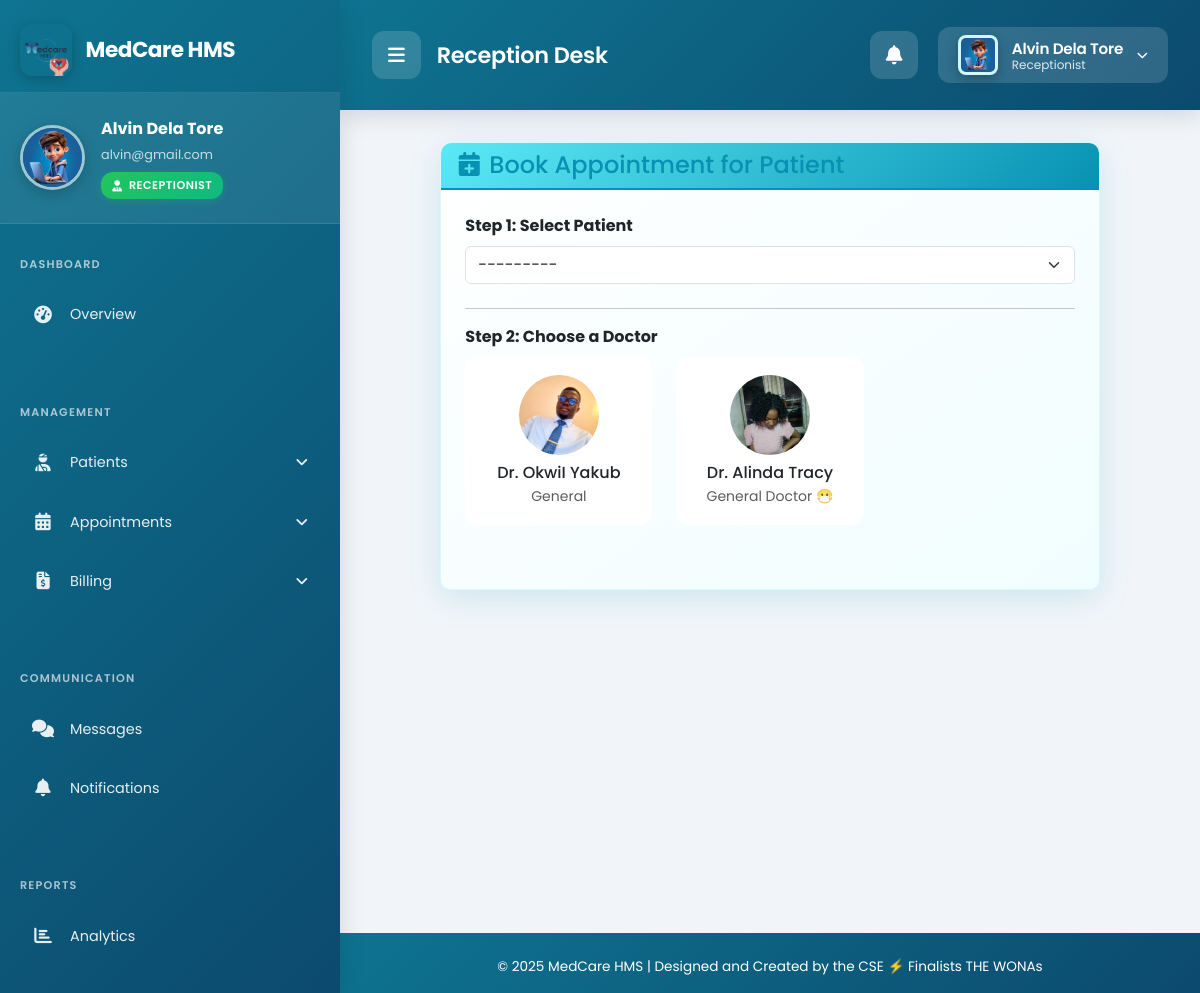
The page /receptionist/appointments/book/ (signed in) on the database its author committed.
### receptionist/models.py (models this page shows, shortened)
class ReceptionistProfile(models.Model):
    SHIFT_CHOICES = [
        ("Morning", "Morning (8 AM - 2 PM)"),
        ("Afternoon", "Afternoon (2 PM - 8 PM)"),
        ("Night", "Night (8 PM - 8 AM)"),
    ]
    GENDER_CHOICES = [
        ('Male', 'Male'),
        ('Female', 'Female'),
        ('Other', 'Other'),
    ]
    user = models.OneToOneField(User, on_delete=models.CASCADE, related_name='receptionistprofile')
    profile_picture = models.ImageField(upload_to=get_receptionist_image_path, null=True, blank=True, default='profile_pictures/default.jpeg')
    department = models.ForeignKey(Department, on_delete=models.SET_NULL, null=True, blank=True)
    shift = models.CharField(max_length=50, choices=SHIFT_CHOICES, blank=True, null=True)
    date_of_birth = models.DateField(null=True, blank=True)
    gender = models.CharField(max_length=10, choices=GENDER_CHOICES, blank=True, null=True)
    phone_number = models.CharField(max_length=20, blank=True, null=True)
    email_address = models.EmailField(blank=True, null=True)
    emergency_contact_name = models.CharField(max_length=100, blank=True, null=True)
    emergency_contact_relationship = models.CharField(max_length=50, blank=True, null=True)
    emergency_contact_phone = models.CharField(max_length=20, blank=True, null=True)
    residential_address = models.TextField(blank=True, null=True)
    postal_code = models.CharField(max_length=20, blank=True, null=True)
    national_id_passport = models.CharField(max_length=50, blank=True, null=True, verbose_name="National ID / Passport Number")
    class Meta:
        verbose_name = "Receptionist Profile"
        verbose_name_plural = "Receptionist Profiles"

### doctors/models.py (models this page shows)
class DoctorProfile(models.Model):
    user = models.OneToOneField(User, on_delete=models.CASCADE, related_name='doctorprofile')
    profile_picture = models.ImageField(upload_to=get_doctor_image_path, null=True, blank=True, default='profile_pictures/default.jpeg')
    specialization = models.CharField(max_length=100)
    department = models.ForeignKey(Department, on_delete=models.SET_NULL, null=True, blank=True)
    license_number = models.CharField(max_length=100, unique=True, null=True, blank=True)
    years_of_experience = models.PositiveIntegerField(default=0)
    availability = models.TextField(blank=True, null=True, help_text="e.g., Mon-Fri, 9am-5pm")
    def __str__(self):
        return f"Dr. {self.user.first_name} {self.user.last_name}"

### receptionist/views.py (the view)
# urls.py: path('appointments/book/', views.book_appointment_view, name='book_appointment'),
@login_required
@receptionist_required
def book_appointment_view(request):
    if request.method == 'POST':
        form = AppointmentBookingForm(request.POST)
        if form.is_valid():
            appointment = form.save(commit=False)
            appointment.created_by = request.user
            appointment.status = 'Approved' # Receptionist bookings are auto-approved
            appointment.save()
            patient_user = appointment.patient.user
            patient_message = f"An appointment has been booked for you with {appointment.doctor} on {appointment.appointment_date} at {appointment.appointment_time.strftime('%I:%M %p')}."
            create_notification(
                recipient=patient_user,
                message=patient_message,
                link=reverse('patients:my_appointments')
            )
            doctor_user = appointment.doctor.user
            doctor_message = f"A new appointment has been scheduled for you with patient {appointment.patient.user.get_full_name()} on {appointment.appointment_date}."
            create_notification(
                recipient=doctor_user,
                message=doctor_message,
                link=reverse('doctors:doctor_appointments')
            )
            messages.success(request, f"Appointment for {appointment.patient.user.get_full_name()} successfully booked and confirmed.")
            return redirect('receptionist:appointment_list')
    else:
        form = AppointmentBookingForm()
    available_doctors = DoctorProfile.objects.filter(user__is_active=True).select_related('user')
    all_patients = PatientProfile.objects.filter(user__is_active=True).select_related('user')
    context = {
        'form': form,
        'doctors': available_doctors,
        'patients': all_patients
    }
    return render(request, 'receptionist/book_appointment.html', context)

### accounts/templatetags/profile_tags.py (called while the page is built)
@register.simple_tag
def get_profile_image_url(user):
    try:
        if hasattr(user, 'doctorprofile') and user.doctorprofile.profile_picture:
            return user.doctorprofile.profile_picture.url
        elif hasattr(user, 'patientprofile') and user.patientprofile.profile_picture:
            return user.patientprofile.profile_picture.url
        elif hasattr(user, 'receptionistprofile') and user.receptionistprofile.profile_picture:
            return user.receptionistprofile.profile_picture.url
    except (AttributeError, ValueError):
        pass
    return '/static/profile_pictures/default.jpeg'

@register.simple_tag
def get_user_initials(user):
    if user.first_name and user.last_name:
        return f"{user.first_name[0]}{user.last_name[0]}".upper()
    elif user.first_name:
        return user.first_name[0].upper()
    elif user.username:
        return user.username[0].upper()
    return "U"

@register.simple_tag
def get_user_role_color(user):
    try:
        if hasattr(user, 'doctorprofile'):
            return '#14B8A6'  # Teal accent for doctors
        elif hasattr(user, 'patientprofile'):
            return '#0E7490'  # Primary teal for patients
        elif hasattr(user, 'receptionistprofile'):
            return '#5ce9f6'  # Purple accent for receptionists
    except AttributeError:
        pass
    return '#14B8A6'  # Default to teal

@register.inclusion_tag('components/profile_image.html')
def profile_image(user, size="40", css_class="user-avatar", show_fallback=True):
    return {
        'user': user,
        'size': size,
        'css_class': css_class,
        'show_fallback': show_fallback,
        'image_url': get_profile_image_url(user),
        'initials': get_user_initials(user),
        'role_color': get_user_role_color(user),
    }

### notifications/context_processors.py (called while the page is built)
def unread_notifications(request):
    if request.user.is_authenticated:
        count = Notification.objects.filter(recipient=request.user, is_read=False).count()
        return {'unread_notifications_count': count}
    return {}

### patients/models.py (called while the page is built)
    def __str__(self):
        return f"Patient: {self.user.username}"

### templates/receptionist/book_appointment.html (shortened to what this page needs)
{% extends 'base_receptionist.html' %}
{% block content %}
<div class="row justify-content-center">
    <div class="col-lg-10">
        <div class="card card-custom">
            <div class="card-header card-header-custom"><h4 class="mb-0"><i class="fas fa-calendar-plus me-2"></i>Book Appointment for Patient</h4></div>
            <div class="card-body p-4">
                <form id="appointment-form" method="post" enctype="multipart/form-data" novalidate>
                    <div class="mb-4">
                        <label for="{{ form.patient.id_for_label }}" class="form-label fw-bold">Step 1: Select Patient</label>
                        {{ form.patient }}
                    </div>
                    <hr>
                    <div class="mb-4">
                        <label class="form-label fw-bold">Step 2: Choose a Doctor</label>
                        <div id="doctor-selection-container" class="row">
                            {% for doc in doctors %}
                            <div class="col-md-4 mb-3">
                                <div class="card doctor-card h-100" data-doctor-id="{{ doc.id }}">
                                    <div class="card-body text-center d-flex flex-column">
                                        <img src="{{ doc.profile_picture.url }}" class="rounded-circle doctor-card-img mb-2 mx-auto" alt="{{ doc }}">
                                        <h6 class="card-title mb-1">{{ doc }}</h6>
                                        <p class="card-text text-muted small">{{ doc.specialization }}</p>
                                    </div>
                                </div>
                            </div>
                            {% endfor %}
                        </div>
                    </div>
                </form>
            </div>
        </div>
    </div>
</div>
{% endblock %}

### templates/base_receptionist.html (shortened to what this page needs)
{% load static %}
{% load profile_tags %}
<!DOCTYPE html>
<html lang="en">
<head>
    <link href="https://cdn.jsdelivr.net/npm/bootstrap@5.3.0/dist/css/bootstrap.min.css" rel="stylesheet">
    <link rel="stylesheet" href="https://cdnjs.cloudflare.com/ajax/libs/font-awesome/6.4.0/css/all.min.css">
    <link rel="stylesheet" href="{% static 'css/themes/receptionist-theme.css' %}">
</head>
<body class="receptionist-theme">
    <nav class="sidebar" id="receptionistSidebar">
        <div class="sidebar-brand">
            <img src="{% static 'images/logo.png' %}" alt="MedCare Logo">
            <span class="brand-text">MedCare HMS</span>
        </div>
        <div class="sidebar-user-profile">
            <img src="{% if request.user.receptionistprofile.profile_picture %}{{ request.user.receptionistprofile.profile_picture.url }}{% else %}{% static 'images/default.jpeg' %}{% endif %}"
                 alt="{{ request.user.get_full_name }}"
                 class="sidebar-user-avatar"
                 onerror="this.src='{% static 'images/default.jpeg' %}'">
            <div class="sidebar-user-info">
                <div class="sidebar-user-name">{{ request.user.get_full_name|default:request.user.username }}</div>
                <div class="sidebar-user-email">{{ request.user.email }}</div>
                <span class="sidebar-user-role">
                    <i class="fas fa-user-tie"></i>
                    Receptionist
                </span>
            </div>
        </div>
        <div class="nav-section">
            <div class="nav-section-title">Dashboard</div>
            <a href="{% url 'accounts:receptionist_dashboard' %}" class="menu-link {% if request.resolver_match.url_name == 'receptionist_dashboard' %}active{% endif %}">
                <span class="menu-icon"><i class="fas fa-tachometer-alt"></i></span>
                <span class="menu-text">Overview</span>
            </a>
        </div>
        <div class="nav-section">
            <div class="nav-section-title">Management</div>
            <a href="#" class="menu-link has-submenu" data-target="patientMenu">
                <span class="menu-icon"><i class="fas fa-user-injured"></i></span>
                <span class="menu-text">Patients</span>
            </a>
            <a href="#" class="menu-link has-submenu" data-target="appointmentMenu">
                <span class="menu-icon"><i class="fas fa-calendar-alt"></i></span>
                <span class="menu-text">Appointments</span>
            </a>
            <a href="#" class="menu-link has-submenu" data-target="billingMenu">
                <span class="menu-icon"><i class="fas fa-file-invoice-dollar"></i></span>
                <span class="menu-text">Billing</span>
            </a>
        </div>
        <div class="nav-section">
            <div class="nav-section-title">Communication</div>
            <a href="{% url 'chat:thread_list' %}" class="menu-link {% if request.resolver_match.app_name == 'chat' %}active{% endif %}">
                <span class="menu-icon"><i class="fas fa-comments"></i></span>
                <span class="menu-text">Messages</span>
            </a>
            <a href="{% url 'notifications:notification_list' %}" class="menu-link {% if request.resolver_match.app_name == 'notifications' %}active{% endif %}">
                <span class="menu-icon"><i class="fas fa-bell"></i></span>
                <span class="menu-text">Notifications</span>
            </a>
        </div>
        <div class="nav-section">
            <div class="nav-section-title">Reports</div>
            <a href="{% url 'reports:reports_dashboard' %}" class="menu-link {% if request.resolver_match.app_name == 'reports' %}active{% endif %}">
                <span class="menu-icon"><i class="fas fa-chart-bar"></i></span>
                <span class="menu-text">Analytics</span>
            </a>
        </div>
    </nav>
    <div class="content-wrapper" id="receptionistContent">
        <div class="topbar">
            <div class="topbar-left">
                <button class="sidebar-toggle" id="sidebarToggle">
                    <i class="fas fa-bars"></i>
                </button>
                <h6 class="topbar-title mb-0">Reception Desk</h6>
            </div>
            <div class="topbar-right">
                <a href="{% url 'notifications:notification_list' %}" class="notification-btn" title="Notifications">
                    <i class="fas fa-bell"></i>
                </a>
                <div class="user-dropdown" id="userDropdown">
                    <button class="user-toggle" id="userMenuToggle">
                        {% profile_image user size="40" css_class="user-avatar" %}
                        <div class="user-info">
                            <span class="user-name">{{ user.get_full_name|default:user.username }}</span>
                            <span class="user-role">Receptionist</span>
                        </div>
                        <i class="fas fa-chevron-down"></i>
                    </button>
                </div>
            </div>
        </div>
        <div class="main-content">
            {% block content %}{% endblock %}
        </div>
        <footer>
            <p class="mb-0">© 2025 MedCare HMS | Designed and Created by the CSE ⚡ Finalists THE WONAs</p>
        </footer>
    </div>
</body>
</html>

### templates/components/profile_image.html (shortened to what this page needs)
{% load static %}
<div class="profile-image-container" style="position: relative; display: inline-block;">
    <img src="{{ image_url }}"
         alt="{{ user.get_full_name|default:user.username }}"
         class="{{ css_class }}"
         style="width: {{ size }}px; height: {{ size }}px; border-radius: {% if 'rounded' in css_class %}50%{% else %}8px{% endif %}; object-fit: cover; background: {{ role_color }};"
         onerror="this.style.display='none'; this.nextElementSibling.style.display='flex';">
</div>

### static/css/themes/receptionist-theme.css (style rules this page uses)
:root { --receptionist-primary: #5ce9f6; --receptionist-primary-dark: #0891b2; --receptionist-primary-light: #a5f3fc; --receptionist-secondary: #0284C7; --receptionist-accent: #22D3EE; --receptionist-warning: #F59E0B; --receptionist-danger: #EF4444; --receptionist-success: #10B981; --receptionist-info: #3B82F6; --receptionist-neutral: #6B7280; --receptionist-gradient-primary: linear-gradient(135deg, #5ce9f6 0%, #0891b2 100%); --receptionist-gradient-secondary: linear-gradient(135deg, #22D3EE 0%, #0284C7 100%); --receptionist-gradient-card: linear-gradient(145deg, #ffffff 0%, #f0fdff 100%); --receptionist-gradient-efficiency: linear-gradient(135deg, #a5f3fc 0%, #67e8f9 100%); --receptionist-shadow-primary: 0 4px 20px rgba(92, 233, 246, 0.25); --receptionist-shadow-card: 0 8px 32px rgba(8, 145, 178, 0.15); --receptionist-shadow-hover: 0 12px 40px rgba(92, 233, 246, 0.3); }

### templates/components/messages.html (style rules this page uses)
:root { --message-success: #10b981; --message-success-bg: #ecfdf5; --message-success-border: #a7f3d0; --message-success-text: #065f46; --message-error: #ef4444; --message-error-bg: #fef2f2; --message-error-border: #fecaca; --message-error-text: #991b1b; --message-warning: #f59e0b; --message-warning-bg: #fffbeb; --message-warning-border: #fed7aa; --message-warning-text: #92400e; --message-info: #3b82f6; --message-info-bg: #eff6ff; --message-info-border: #bfdbfe; --message-info-text: #1e40af; --message-slide-duration: 300ms; --message-fade-duration: 250ms; --message-scale-duration: 200ms; }

### templates/receptionist/book_appointment.html (style rules this page uses)
.doctor-card { border: 2px solid transparent; border-radius: 0.75rem; transition: all 0.3s ease; cursor: pointer; }
.doctor-card-img { width: 80px; height: 80px; object-fit: cover; }

### rows shown on the page
DoctorProfile: profile_picture (picture), user.last_name "Dr. OkwiI Yakub", specialization "General"
DoctorProfile: profile_picture (picture), user.last_name "Dr. Alinda Tracy", specialization "General Doctor 😷"

### other values the page prints
{{ request.user.get_full_name|default:request.user.username }} "Alvin Dela Tore"
{{ request.user.email }} "alvin@gmail.com"
{{ user.get_full_name|default:user.username }} "Alvin Dela Tore"
